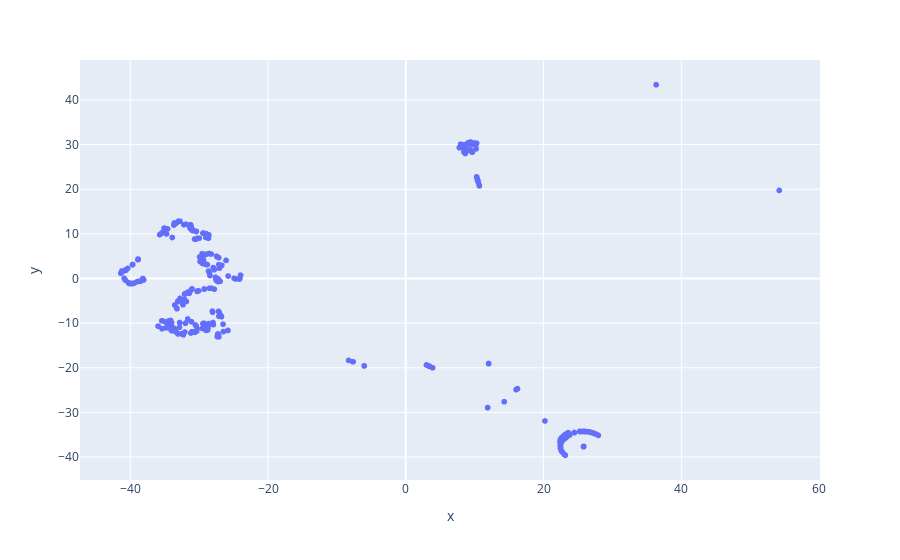

Write notebook code for a chart like this one.
### Code cell
fig = px.scatter(x=reduced_embeddings[:, 0], y=reduced_embeddings[:, 1], hover_data=[range(len(images))])
fig.show()

### Figure 1 — Plotly figure (JSON) as saved in the notebook; plotly's stock layout.template omitted (floating-point values rounded to 4 significant figures; data arrays with more than 128 entries replaced by an {"elided": "..."} marker saying what was removed)
{"data": [{"customdata": {"elided": "1383x1 int values"}, "hovertemplate": "x=%{x}<br>y=%{y}<br>hover_data_0=%{customdata[0]}<extra></extra>", "legendgroup": "", "marker": {"color": "#636efa", "symbol": "circle"}, "mode": "markers", "name": "", "showlegend": false, "type": "scattergl", "x": {"elided": "1383 float values"}, "xaxis": "x", "y": {"elided": "1383 float values"}, "yaxis": "y"}], "layout": {"autosize": true, "legend": {"tracegroupgap": 0}, "margin": {"t": 60}, "xaxis": {"anchor": "y", "autorange": true, "domain": [0, 1], "range": [-47.15, 59.99], "title": {"text": "x"}, "type": "linear"}, "yaxis": {"anchor": "x", "autorange": true, "domain": [0, 1], "range": [-46.02, 49.84], "title": {"text": "y"}, "type": "linear"}}}
